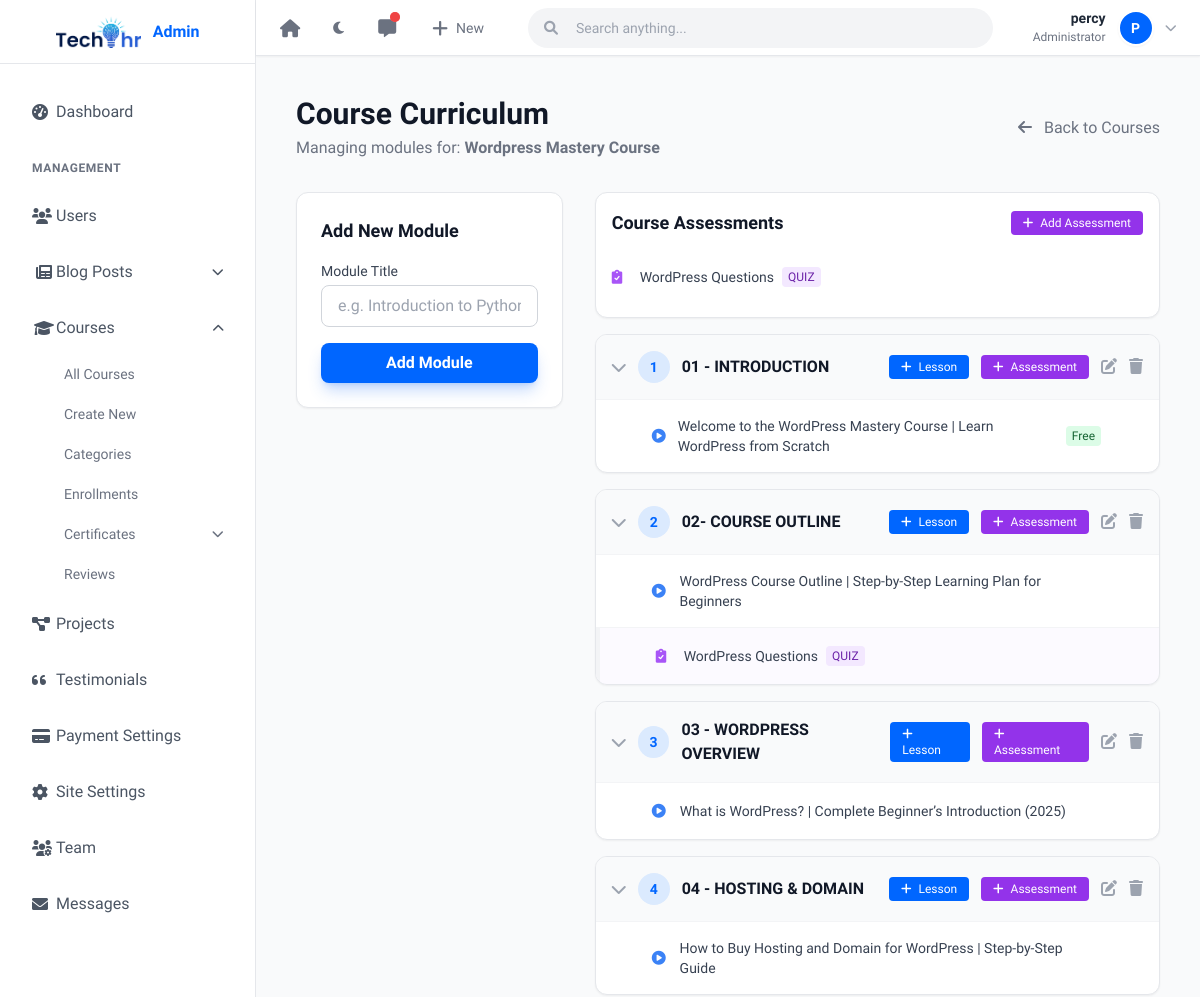
/courses/manage/1/modules/ (signed in, upper part), run on an earlier commit of the app's database.
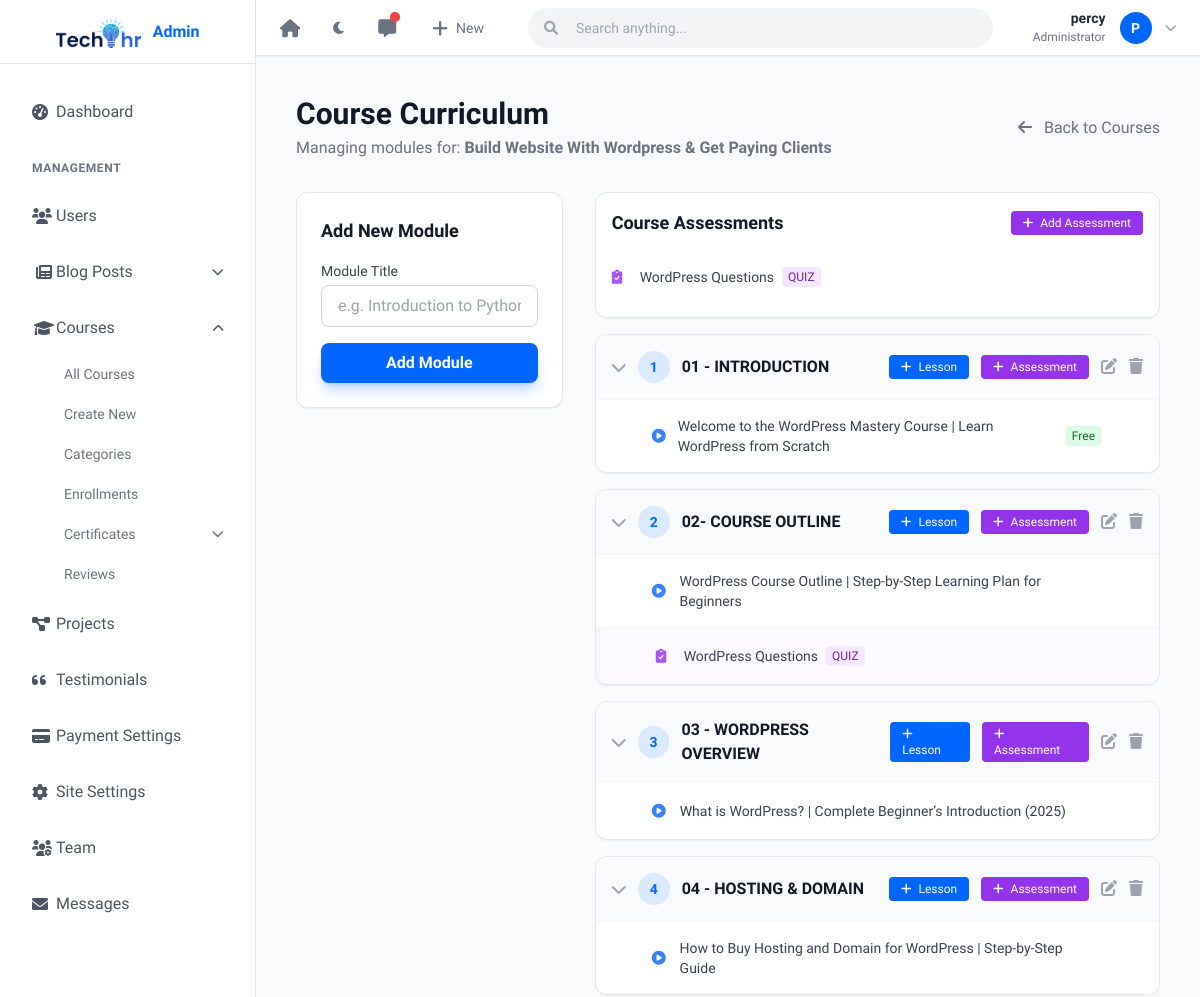
And on a later commit of the database.
### courses/models.py (models this page shows, shortened)
class Course(models.Model):
    LEVEL_CHOICES = (
        ('Beginner', 'Beginner'),
        ('Intermediate', 'Intermediate'),
        ('Advanced', 'Advanced'),
    )
    title = models.CharField(max_length=200)
    slug = models.SlugField(unique=True)
    category = models.ForeignKey(Category, on_delete=models.SET_NULL, null=True)
    instructor = models.ForeignKey(settings.AUTH_USER_MODEL, on_delete=models.CASCADE)
    description = models.TextField()
    price = models.DecimalField(max_digits=10, decimal_places=2, default=0.00, help_text="Normal Price")
    discounted_price = models.DecimalField(max_digits=10, decimal_places=2, null=True, blank=True, help_text="Discounted Price (if set, this will be the selling price)")
    thumbnail = models.ImageField(upload_to='courses/thumbnails/')
    level = models.CharField(max_length=20, choices=LEVEL_CHOICES, default='Beginner')
    created_at = models.DateTimeField(auto_now_add=True)
    updated_at = models.DateTimeField(auto_now=True)
    is_published = models.BooleanField(default=False)
    is_digital_product = models.BooleanField(default=False, help_text="Check if this is a stand-alone digital product (e.g. eBook) instead of a course.")
    digital_file = models.FileField(upload_to='courses/products/', blank=True, null=True, help_text="The file students can download after purchase if this is a digital product.")
    has_certificate = models.BooleanField(default=True)

### courses/views.py (the view, shortened to what this page needs)
# urls.py: path('manage/<int:course_pk>/modules/', views.manage_modules, name='manage_modules'),
@staff_required
def manage_modules(request, course_pk):
    course = get_object_or_404(Course, pk=course_pk)
    return render(request, 'courses/manage_modules.html', {'course': course})

### core/context_processors.py (called while the page is built)
def site_settings(request):
    settings_obj = SiteSettings.objects.first()
    stats_obj = CompanyStats.objects.first()
    return {
        'site_settings': settings_obj,
        'company_stats': stats_obj,
    }

### templates/courses/manage_modules.html (shortened to what the changed rows need)
{% extends 'layouts/admin_base.html' %}
{% block admin_content %}
<div class="flex justify-between items-center mb-8">
    <div>
        <h1 class="text-3xl font-bold text-gray-900 dark:text-white">Course Curriculum</h1>
        <p class="text-gray-500 dark:text-gray-400 mt-1">Managing modules for: <strong>{{ course.title }}</strong></p>
    </div>
</div>
{% endblock %}

What changed in the data, as far as the page shows it:
changed Course: title "Wordpress Mastery Course" → "Build Website With Wordpress & Get Paying Clients"
